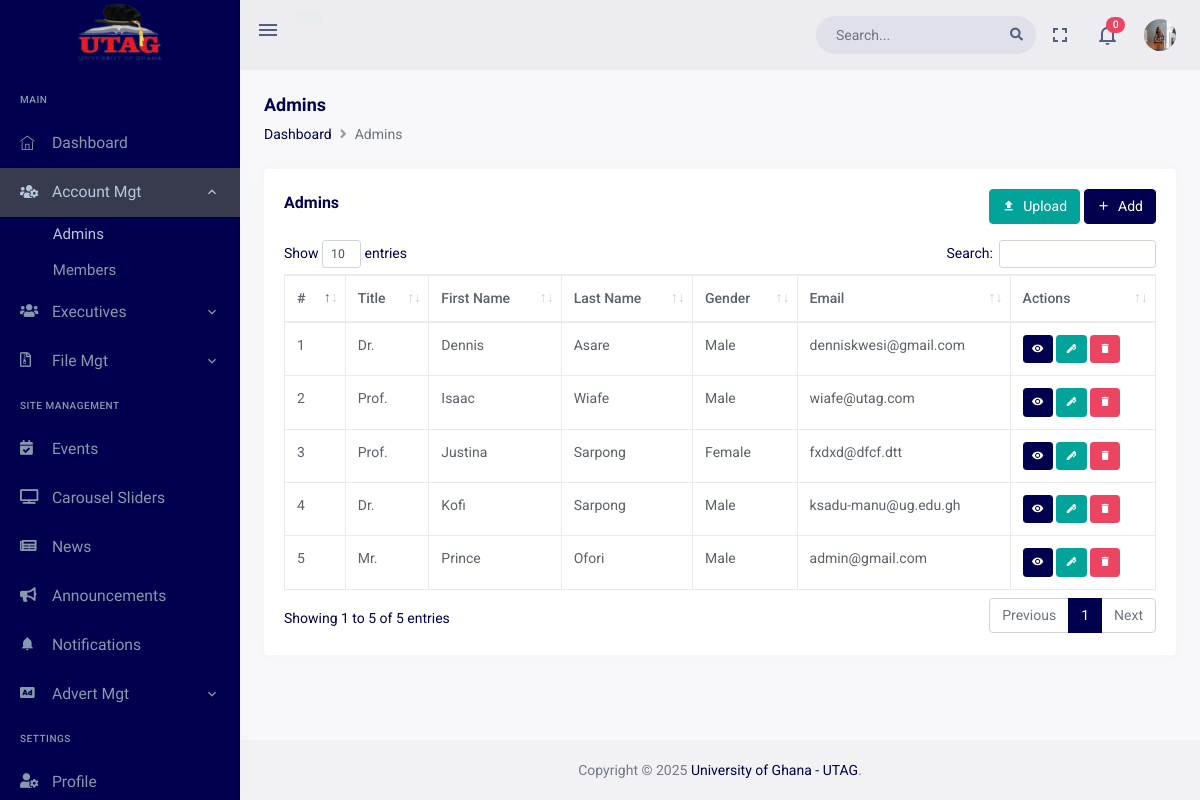
Page /dashboard/account_management/admins (signed in) on the committed database.
### accounts/models.py (models this page shows, shortened)
class User(AbstractBaseUser, PermissionsMixin):
    TITLE_CHOICES = (
        ('Prof.', 'Prof.'),
        ('Dr.', 'Dr.'),
        ('Mr.', 'Mr.'),
        ('Mrs.', 'Mrs.'),
    )
    GENDER_CHOICES = (
        ('Male', 'Male'),
        ('Female', 'Female')
    )
    EXECUTIVE_POSITION_CHOICES = (
        ('President', 'President'),
        ('Vice President', 'Vice President'),
        ('Secretary', 'Secretary'),
        ('Treasurer', 'Treasurer'),
        ('Committee Member', 'Committee Member'),
    )
    title = models.CharField(max_length=5, choices=TITLE_CHOICES)
    first_name = models.CharField(max_length=30)
    other_name = models.CharField(max_length=30, blank=True, null=True)
    last_name = models.CharField(max_length=30)
    gender = models.CharField(max_length=10, choices=GENDER_CHOICES)
    profile_pic = models.ImageField(upload_to='profile_pictures/', blank=True, null=True)
    email = models.EmailField(unique=True)
    email_sent = models.BooleanField(default=False)
    phone_number = models.CharField(max_length=15, blank=True, null=True)
    department = models.CharField(max_length=50, blank=True, null=True)
    created_from_dashboard = models.BooleanField(default=False)
    created_by = models.ForeignKey('self', on_delete=models.CASCADE, blank=True, null=True)
    is_bulk_creation = models.BooleanField(default=False)
    created_at = models.DateTimeField(auto_now_add=True)
    updated_at = models.DateTimeField(auto_now=True)
    is_staff = models.BooleanField(default=False)
    is_superuser = models.BooleanField(default=False)
    executive_image = models.ImageField(upload_to='executive_images/', blank=True, null=True)
    executive_position = models.CharField(max_length=30, choices=EXECUTIVE_POSITION_CHOICES, blank=True, null=True)
    fb_profile_url = models.URLField(blank=True, null=True)
    twitter_profile_url = models.URLField(blank=True, null=True)
    linkedin_profile_url = models.URLField(blank=True, null=True)
    date_appointed = models.DateField(null=True, blank=True)
    date_ended = models.DateField(null=True, blank=True)
    is_active_executive = models.BooleanField(default=False)
    objects = UserManager()
    USERNAME_FIELD = 'email'
    REQUIRED_FIELDS = ['title', 'first_name', 'last_name', 'gender']
    def get_full_name(self):
        if self.other_name:
            return f'{self.title} {self.first_name} {self.other_name} {self.last_name}'
        else:
            return f'{self.title} {self.first_name} {self.last_name}'
    def get_short_name(self):
        return self.first_name
    def get_profile_pic_url(self):
        return self.profile_pic.url if self.profile_pic else '/static/dashboard/assets/images/users/profile.png'
    class Meta:
        permissions = [
        ('view_dashboard', 'Can view dashboard'),
        ('add_admin', 'Can add admin'),
        ('change_admin', 'Can change admin'),
        ('delete_admin', 'Can delete admin'),
        ('view_admin', 'Can view admin'),
        ('add_executive', 'Can add executive'),
        ('change_executive', 'Can change executive'),
        ('delete_executive', 'Can delete executive'),
        ('view_executive', 'Can view executive'),
        ('add_member', 'Can add member'),
        ('change_member', 'Can change member'),
        ('delete_member', 'Can delete member'),
        ('view_member', 'Can view member'),
        ]

### dashboard/views/account.py (the view)
# urls.py: path('account_management/admins',views.AdminListView.as_view(), name='admins'),
class AdminListView(PermissionRequiredMixin, View):
    template_name = 'dashboard_pages/admins.html'
    permission_required = 'accounts.view_admin'
    @method_decorator(MustLogin)
    def get(self, request):
        users = User.objects.filter(groups__name='Admin').order_by('first_name')
        total_documents = Document.objects.filter(category='internal').count()
        total_external_documents = Document.objects.filter(category='external').count()
        notifications = Notification.objects.filter(user=request.user).order_by('-created_at')[:5]
        notification_count = Notification.objects.filter(user=request.user, status='UNREAD').count()
        context = {
            'users': users,
            'total_documents': total_documents,
            'total_external_documents': total_external_documents,
            'notifications': notifications,
            'notification_count': notification_count,
            'has_add_permission': request.user.has_perm('accounts.add_admin'),
            'has_change_permission': request.user.has_perm('accounts.change_admin'),
            'has_delete_permission': request.user.has_perm('accounts.delete_admin'),
        }
        return render(request, self.template_name, context)

### dashboard/templates/dashboard_pages/admins.html (shortened to what this page needs)
{% extends "base/dashboard_base.html" %}
{% load static %}
{% block content %}
<div class="page-content">
    <div class="container-fluid">
        <div class="page-title-box">
            <div class="row align-items-center">
                <div class="col-md-8">
                    <h6 class="page-title">Admins</h6>
                    <ol class="breadcrumb m-0">
                        <li class="breadcrumb-item"><a href="{% url 'dashboard:dashboard' %}">Dashboard</a></li>
                        <li class="breadcrumb-item active" aria-current="page">Admins</li>
                    </ol>
                </div>
            </div>
        </div>
        <div class="row">
            <div class="col-12">
                <div class="card">
                    <div class="card-body">
                        <div class="row align-items-center">
                            <div class="col-md-8">
                                <h4 class="card-title">Admins</h4>
                            </div>
                            {% if has_add_permission %}
                            <div class="col-md-4">
                                <div class="float-end d-none d-md-block">
                                    <button class="btn btn-success" type="button" data-bs-toggle="modal" data-bs-target="#uploadOptionsModal">
                                        <i class="mdi mdi-upload me-1"></i> Upload
                                    </button>
                                    <button class="btn btn-primary" type="button" data-bs-toggle="modal" data-bs-target="#addModal">
                                        <i class="mdi mdi-plus me-1"></i> Add
                                    </button>
                                </div>
                            </div>
                            {% endif %}
                        </div>
                        <div class="mt-3">
                            <table id="datatable" class="table table-bordered dt-responsive nowrap" style="border-collapse: collapse; border-spacing: 0; width: 100%;">
                                <thead>
                                    <tr>
                                        <th>#</th>
                                        <th>Title</th>
                                        <th>First Name</th>
                                        <th>Last Name</th>
                                        <th>Gender</th>
                                        <th>Email</th>
                                        {% if has_change_permission or has_delete_permission %}
                                        <th>Actions</th>
                                        {% endif %}
                                    </tr>
                                </thead>
                                <tbody>
                                    {% for admin in users %}
                                    <tr>
                                        <td>{{ forloop.counter }}</td>
                                        <td>{{ admin.title }}</td>
                                        <td>{{ admin.first_name }}</td>
                                        <td>{{ admin.last_name }}</td>
                                        <td>{{ admin.gender }}</td>
                                        <td>{{ admin.email }}</td>
                                        {% if has_change_permission or has_delete_permission %}
                                        <td>
                                            {% if has_change_permission %}
                                            <a href="#" class="btn btn-primary btn-sm" data-bs-toggle="modal" data-bs-target="#userModal_{{ admin.id }}" title="View">
                                                <i class="mdi mdi-eye"></i>
                                            </a>
                                            <a href="#" class="btn btn-success btn-sm" data-bs-toggle="modal" data-bs-target="#editUserModal_{{ admin.id }}" title="Edit">
                                                <i class="mdi mdi-pen"></i>
                                            </a>
                                            {% endif %}
                                            {% if has_delete_permission %}
                                            <a href="{% url 'dashboard:delete_admin' admin_id=admin.id %}" class="btn btn-danger btn-sm" onclick="return confirm('Are you sure you want to delete this admin?');" title="Delete">
                                                <i class="mdi mdi-delete"></i>
                                            </a>
                                            {% endif %}
                                        </td>
                                        {% endif %}
                                    </tr>
                                    {% endfor %}
                                </tbody>
                            </table>
                        </div>
                    </div>
                </div>
            </div>
        </div>
    </div>
</div>
{% endblock content %}
{% block my_styles %}
 <link href="{% static 'dashboard/assets/libs/datatables.net-bs4/css/dataTables.bootstrap4.min.css' %}" rel="stylesheet" type="text/css">
 <link href="{% static 'dashboard/assets/libs/datatables.net-buttons-bs4/css/buttons.bootstrap4.min.css' %}" rel="stylesheet" type="text/css">
 <link href="{% static 'dashboard/assets/libs/datatables.net-responsive-bs4/css/responsive.bootstrap4.min.css' %}" rel="stylesheet" type="text/css">
 {% endblock my_styles %}

### dashboard/templates/includes/dash_header.html (shortened to what this page needs)
{% load static %}
<header id="page-topbar">
    <div class="navbar-header">
        <div class="d-flex">
            <div class="navbar-brand-box">
                <a href="{% url 'website:index' %}" class="logo logo-light">
                    <span class="logo-lg">
                        <img src="{% static 'dashboard/assets/images/utag_ug.png' %}" alt="" height="80">
                    </span>
                </a>
            </div>
            <button type="button" class="btn btn-sm px-3 font-size-24 header-item waves-effect" id="vertical-menu-btn">
                <i class="mdi mdi-menu"></i>
            </button>
            <div class="d-none d-sm-block">
                <div class="pt-3 d-inline-block">
                    {% if user.is_authenticated %}
                    <p class="btn btn-secondary">
                    </p>
                    {% endif %}
                </div>
            </div>
        </div>
        <div class="d-flex">
            <form class="app-search d-none d-lg-block">
                <div class="position-relative">
                    <input type="text" class="form-control" placeholder="Search...">
                    <span class="fa fa-search"></span>
                </div>
            </form>
            <div class="dropdown d-none d-lg-inline-block">
                <button type="button" class="btn header-item noti-icon waves-effect" data-bs-toggle="fullscreen">
                    <i class="mdi mdi-fullscreen"></i>
                </button>
            </div>
            <div class="dropdown d-inline-block">
                <button type="button" class="btn header-item noti-icon waves-effect" id="page-header-notifications-dropdown" data-bs-toggle="dropdown" aria-haspopup="true" aria-expanded="false">
                    <i class="mdi mdi-bell-outline"></i>
                    <span class="badge bg-danger rounded-pill">{{ notification_count }}</span>
                </button>
            </div>
            <div class="dropdown d-inline-block">
                <button type="button" class="btn header-item waves-effect" id="page-header-user-dropdown" data-bs-toggle="dropdown" aria-haspopup="true" aria-expanded="false">
                    <img class="rounded-circle header-profile-user" src="{% if request.user.profile_pic %} {{ request.user.get_profile_pic_url }} {% else %} {% static 'dashboard/assets/images/users/profile.png' %} {% endif %}" alt="Header Avatar">
                </button>
            </div>
        </div>
    </div>
</header>

### rows in the picture
User: profile_pic (picture), title "Mr.", first_name "Prince", last_name "Ofori", gender "Male", email "admin@gmail.com"
User: title "Dr.", first_name "Dennis", last_name "Asare", gender "Male", email "denniskwesi@gmail.com"
User: title "Prof.", first_name "Isaac", last_name "Wiafe", gender "Male", email "wiafe@utag.com"
User: title "Prof.", first_name "Justina", last_name "Sarpong", gender "Female", email "fxdxd@dfcf.dtt"
User: title "Dr.", first_name "Kofi", last_name "Sarpong", gender "Male", email "ksadu-manu@ug.edu.gh"

### other values in the picture
{{ notification_count }} "0"
